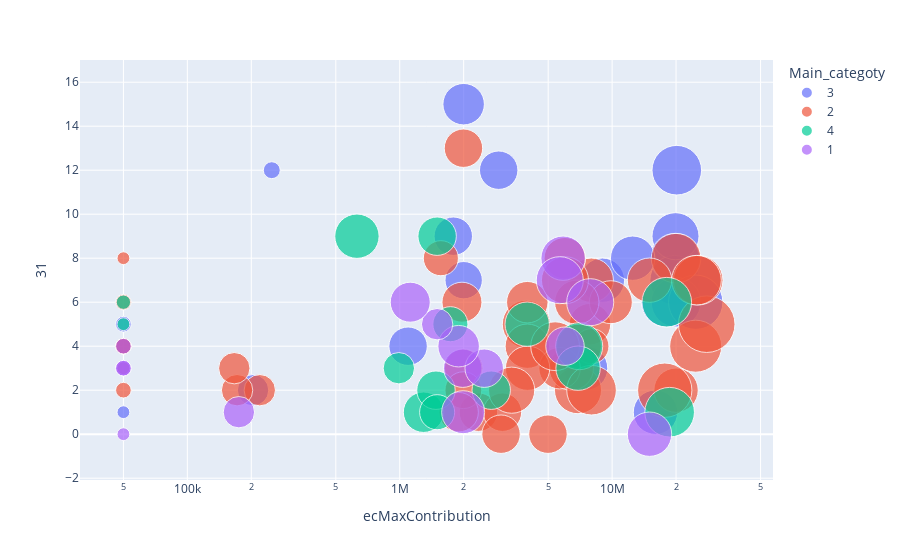

Notebook code for this chart:
### Code cell
import panel as pn
import plotly.graph_objs as go
import plotly.express as px
from ipywidgets import widgets
pn.extension('plotly')
#subcat=12

#df.query("year==2007")
fig = px.scatter(df, x="ecMaxContribution", y=str(textbox.value),
	         size="durationM", color="Main_categoty",
                 hover_name="acronym", log_x=True, size_max=40)

#responsive = pn.pane.Plotly(fig, config={'responsive': True})

fig.show()
#pn.Row(responsive.controls(jslink=True), responsive)
textbox = widgets.Dropdown(
    description='Subcategory:   ',
    value='count_keywords_mathes',
    options=dropdown
)

def validate():
    if textbox.value in df.columns:
        return True
    else:
        return False

def response(change):
    if validate():
        filter_list = [i for i in
                        zip(df[change] == textbox.value )]
        temp_df = df[filter_list]
    #temp_df = df.sort_values(by=[change], ascending=False).head(100)
    #filter_list = [i and j and k for i, j, k in df['textbox.value'] == textbox.value]
    #temp_df = df[filter_list]

textbox.observe(response, names="value")

container = widgets.HBox([textbox])
widgets.VBox([container])

### Figure 1 — Plotly figure (JSON) as saved in the notebook; plotly's stock layout.template omitted (floating-point values rounded to 4 significant figures)
{"data": [{"hovertemplate": "<b>%{hovertext}</b><br><br>Main_categoty=3<br>ecMaxContribution=%{x}<br>31=%{y}<br>durationM=%{marker.size}<extra></extra>", "hovertext": ["ATELIER", "SPARCs", "oPEN Lab", "PROBONO", "RESPONSE", "GrowSmarter", "POCITYF", "MOVE21", "ForeCast", "VICINITY", "Sharing Cities", "CLEAN-Photo-TEX", "Urb-TWin", "SCCALE 203050", "LIGHTNESS", "SALLY R", "STARDUST", "SET PLAN ENVE 2019", "EUCF", "STEP-IN", "ReCreate", "HIROSS4all", "The nZEB Roadshow"], "legendgroup": "3", "marker": {"color": "#636efa", "size": [60, 60, 54, 60, 60, 60, 60, 48, 4, 48, 72, 6, 24, 42, 36, 4, 60, 7, 48, 34, 48, 36, 36], "sizemode": "area", "sizeref": 0.04875, "symbol": "circle"}, "mode": "markers", "name": "3", "orientation": "v", "showlegend": true, "type": "scatter", "x": [19610000.0, 19701216, 19880000.0, 20160000.0, 19820000.0, 24820000.0, 20000000.0, 9000000.0, 50000, 7499000.0, 24750000.0, 50000, 203900.0, 1999000.0, 2924250, 50000, 17940000.0, 249750, 16000000, 1999990, 12490000.0, 1787000.0, 1094810], "xaxis": "x", "y": [8, 7, 9, 12, 8, 7, 6, 7, 3, 3, 6, 5, 2, 15, 12, 1, 6, 12, 1, 7, 8, 9, 4], "yaxis": "y"}, {"hovertemplate": "<b>%{hovertext}</b><br><br>Main_categoty=2<br>ecMaxContribution=%{x}<br>31=%{y}<br>durationM=%{marker.size}<extra></extra>", "hovertext": ["syn.ikia", "SMARTER TOGETHER", "DREEAM", "PRELUDE", "CityxChange", "SmartEnCity", "RELaTED", "URBANFLUXES", "Triangulum", "REPLICATE", "ARV", "SCCS", "RESPOND", "iclimabuilt", "CoNZEBs", "Smart Cooking", "Steora", "EnerGAware", "IMPETUS", "PLACTHERM", "CRAVEzero", "COLLECTiEF", "RE-COGNITION", "IndoorSTIMULI", "Ruggedised", "HyTile", "CUSTOM-ART", "frESCO", "ECO-Qube", "PLURAL", "THERMOSS", "R4E", "ELSA", "COUPLE", "CUBER", "InDeal", "SHAPE", "HYPERGRYD", "CULTURAL-E", "CHESS-SETUP", "SYMPHONY", "DecarbCityPipes 2050", "LIGHTHOUSE", "EnergyMatching", "SCORES", "NZE Buildings"], "legendgroup": "2", "marker": {"color": "#EF553B", "size": [54, 66, 48, 42, 60, 78, 56, 36, 60, 60, 48, 6, 36, 48, 30, 4, 6, 39, 30, 6, 36, 48, 36, 24, 72, 4, 48, 42, 36, 48, 42, 36, 45, 24, 48, 33, 24, 42, 60, 52, 48, 38, 6, 58, 54, 6], "sizemode": "area", "sizeref": 0.04875, "symbol": "circle"}, "mode": "markers", "name": "2", "orientation": "v", "showlegend": true, "type": "scatter", "x": [6907000.0, 24740000.0, 6424545, 7864000.0, 20000000.0, 27890000.0, 3943000.0, 2346193, 25420000.0, 24970000.0, 20000000.0, 50000, 3045000.0, 15000000.0, 1562000.0, 50000, 50000, 1963225, 7990275, 50000, 1995250, 3988000.0, 4990000, 219312, 17690000.0, 50000, 7000000.0, 3987195, 2999000.0, 7974000.0, 5658244, 1999840, 9862000.0, 171500.0, 4000000.0, 1993000.0, 166320, 5988000.0, 8000000.0, 3364000.0, 6818000.0, 1894000.0, 50000, 5390000.0, 5999000.0, 50000], "xaxis": "x", "y": [2, 4, 3, 5, 8, 5, 5, 1, 7, 7, 2, 4, 1, 7, 8, 3, 6, 6, 4, 2, 13, 4, 0, 2, 2, 8, 4, 6, 0, 7, 3, 3, 6, 2, 3, 2, 3, 8, 2, 2, 6, 1, 4, 4, 7, 4], "yaxis": "y"}, {"hovertemplate": "<b>%{hovertext}</b><br><br>Main_categoty=4<br>ecMaxContribution=%{x}<br>31=%{y}<br>durationM=%{marker.size}<extra></extra>", "hovertext": ["LEDILSol", "HOUSEFUL", "CEPPI 2", "CURE", "MAKING-CITY", "2ISECAP", "BUILD UPON2", "SIMPLA", "LEMON", "AUNA", "Smart-BEEjS", "mySMARTLife", "ReCO2ST", "ENEFIRST", "THE SOLAR URBAN HUB"], "legendgroup": "4", "marker": {"color": "#00cc96", "size": [4, 54, 40, 36, 60, 36, 30, 36, 48, 24, 48, 60, 48, 30, 5], "sizemode": "area", "sizeref": 0.04875, "symbol": "circle"}, "mode": "markers", "name": "4", "orientation": "v", "showlegend": true, "type": "scatter", "x": [50000, 6997000.0, 1294808, 2696000.0, 18090000.0, 1500000.0, 1731755, 1481335, 628855, 990200, 3982000.0, 18660000.0, 6914690, 1499950, 50000], "xaxis": "x", "y": [5, 4, 1, 2, 6, 9, 5, 2, 9, 3, 5, 1, 3, 1, 6], "yaxis": "y"}, {"hovertemplate": "<b>%{hovertext}</b><br><br>Main_categoty=1<br>ecMaxContribution=%{x}<br>31=%{y}<br>durationM=%{marker.size}<extra></extra>", "hovertext": ["AI4Cities", "A-ZEB", "MUSE GRIDS", "TherVIS", "E-DYCE", "RenoBooster", "HEART", "SCORE", "REWARDHeat", "VW", "EXCESS", "EeMAP", "SUFFICCS", "NEWCOM", "CALORIC", "WIISAS"], "legendgroup": "1", "marker": {"color": "#ab63fa", "size": [36, 36, 48, 6, 36, 42, 54, 45, 48, 6, 54, 24, 24, 39, 6, 4], "sizemode": "area", "sizeref": 0.04875, "symbol": "circle"}, "mode": "markers", "name": "1", "orientation": "v", "showlegend": true, "type": "scatter", "x": [6000000.0, 1979000.0, 5878000.0, 50000, 2498000.0, 1894000.0, 5669000.0, 1988625, 15000000.0, 50000, 7886000.0, 1500000, 174800.0, 1121000.0, 50000, 50000], "xaxis": "x", "y": [4, 3, 8, 3, 3, 4, 7, 1, 0, 3, 6, 5, 1, 6, 4, 0], "yaxis": "y"}], "layout": {"legend": {"itemsizing": "constant", "title": {"text": "Main_categoty"}, "tracegroupgap": 0}, "margin": {"t": 60}, "xaxis": {"anchor": "y", "domain": [0, 1], "title": {"text": "ecMaxContribution"}, "type": "log"}, "yaxis": {"anchor": "x", "domain": [0, 1], "title": {"text": "31"}}}}
